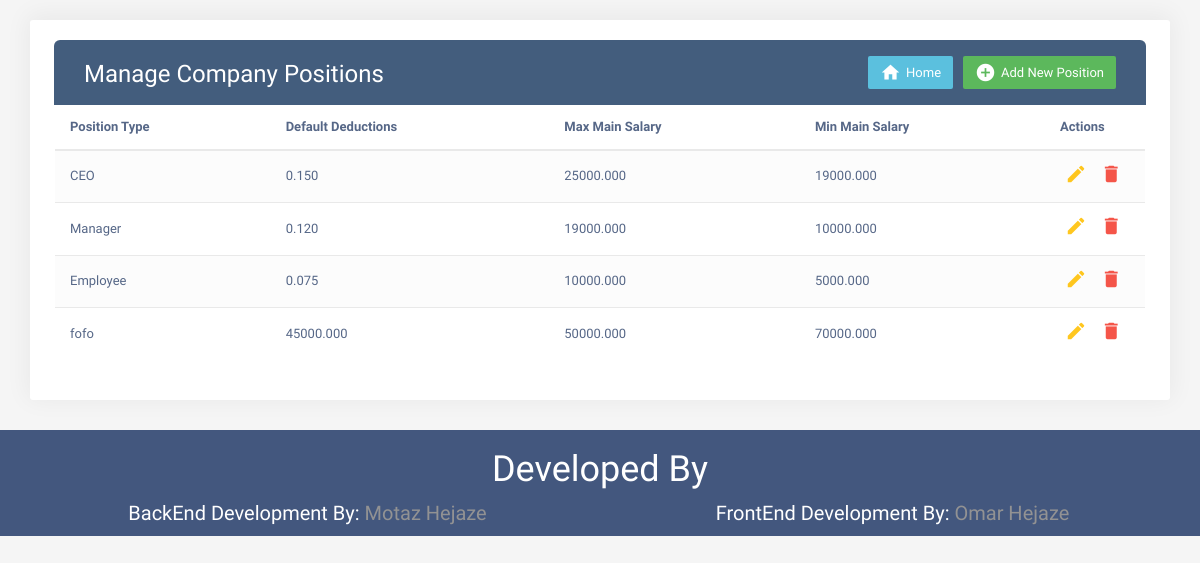
/positions/, run on the app's committed database.
### EmpManager/models.py (models this page shows, shortened)
class Position(models.Model):
	pos_type = models.CharField(max_length=30)
	default_deduction = models.DecimalField(max_digits=10, decimal_places=3)
	main_salary_max = models.DecimalField(max_digits=10, decimal_places=3)
	main_salary_min = models.DecimalField(max_digits=10, decimal_places=3)
	created_at = models.DateTimeField(auto_now_add=True)
	updated_at = models.DateTimeField(auto_now=True)

### EmpManager/views.py (the view)
# urls.py: path('positions/', views.positions_list , name='positions_list'),
def positions_list(request):
	if request.method == "POST":
		form = PositionForm(request.POST or None)
		form.save()
		return redirect('positions_list')
	all_positions = Position.objects.all()
	form = PositionForm()
	return render(request,'EmpManager/positions_list.html' , {'all_positions':all_positions,'form':form})

### EmpManager/templatetags/myfilters.py (called while the page is built)
@register.filter(name='addcss')
def addcss(value, arg):
    css_classes = value.field.widget.attrs.get('class', '').split(' ')
    if css_classes and arg not in css_classes:
        css_classes = '%s %s' % (css_classes, arg)
    return value.as_widget(attrs={'class': css_classes})

### EmpManager/templates/EmpManager/positions_list.html (shortened to what this page needs)
{% extends "layout.html" %} {% load myfilters %} {% block title %} Positions List {% endblock %} {% block content %}
<div class="container">
	<div id="mytable" class="table-wrapper">
		<div class="table-title">
			<div class="row">
				<div class="col-sm-6">
					<h2>Manage Company Positions</b>
					</h2>
				</div>
				<div class="col-sm-6">
					<a href="#addEmployeeModal" class="btn btn-success" data-toggle="modal">
						<i class="material-icons">&#xE147;</i>
						<span>Add New Position</span>
					</a>
					<a href="{% url 'employee_list' %}" class="btn btn-info" data-toggle="modal">
						<i class="material-icons">home</i>
						<span>Home</span>
					</a>
				</div>
			</div>
		</div>
		<table class="table table-striped table-hover table-responsive" style="display:table;" >
			<thead>
				<tr>
					<th>Position Type</th>
					<th>Default Deductions</th>
					<th>Max Main Salary</th>
					<th>Min Main Salary</th>
					<th>Actions</th>
				</tr>
			</thead>
			<tbody style="width:100%;">
				{% for position in all_positions %}
				<tr>
					<td>{{ position.pos_type }}</td>
					<td>{{ position.default_deduction }}</td>
					<td>{{ position.main_salary_max }}</td>
					<td>{{ position.main_salary_min }}</td>
					<td>
						<a href="{% url 'position_edit' position.id %}" class="edit" data-toggle="modal">
							<i class="material-icons" data-toggle="tooltip" title="Edit">&#xE254;</i>
						</a>
						<a href="{% url 'position_delete' position.id %}" class="delete" data-toggle="modal">
							<i class="material-icons" data-toggle="tooltip" title="Delete">&#xE872;</i>
						</a>
					</td>
				</tr>
				{% endfor %}
			</tbody>
		</table>
	</div>
</div>
 {% endblock %}

### EmpManager/templates/layout.html (style rules this page uses)
body { color: #566787; background: #f5f5f5; font-family: 'Varela Round', sans-serif; font-size: 13px; padding-top: 20px; }
.table-wrapper { background: #fff; padding: 20px 25px; margin: 0 0 30px 0; border-radius: 3px; box-shadow: 0px -3px 24px 3px rgba(0, 0, 0, .05); }
.table-title { background: #435d7d; color: #fff; padding: 16px 30px; margin: 0 -1px 1px; border-radius: 6px 6px 0 0; }
.table-responsive { min-height: .01%; overflow-x: auto; display: block; }
table.table tr th:first-child { width:auto !important; }
.table-title h2 { margin: 5px 0 0; font-size: 24px; }
.table-title .btn { color: #fff; float: right; font-size: 13px; border: none; min-width: 50px; border-radius: 2px; border: none; outline: none !important; margin-left: 10px; }
.table-title .btn i { float: left; font-size: 21px; margin-right: 5px; }
.table-title .btn span { float: left; margin-top: 2px; }
table.table tr th, table.table tr td { border-color: #e9e9e9; padding: 12px 15px; vertical-align: middle; }
table.table tr th:first-child { width: 60px; }
table.table tr th:last-child { width: 100px; }
table.table-striped tbody tr:nth-of-type(odd) { background-color: #fcfcfc; }
table.table td:last-child i { opacity: 0.9; font-size: 22px; margin: 0 5px; }
table.table td a { font-weight: bold; color: #566787; display: inline-block; text-decoration: none; outline: none !important; }
table.table td a.edit { color: #FFC107; }
table.table td a.delete { color: #F44336; }
table.table td i { font-size: 19px; }

### data on the page
Position: pos_type "CEO", default_deduction "0.150", main_salary_max "25000.000", main_salary_min "19000.000"
Position: pos_type "Manager", default_deduction "0.120", main_salary_max "19000.000", main_salary_min "10000.000"
Position: pos_type "Employee", default_deduction "0.075", main_salary_max "10000.000", main_salary_min "5000.000"
Position: pos_type "fofo", default_deduction "45000.000", main_salary_max "50000.000", main_salary_min "70000.000"
